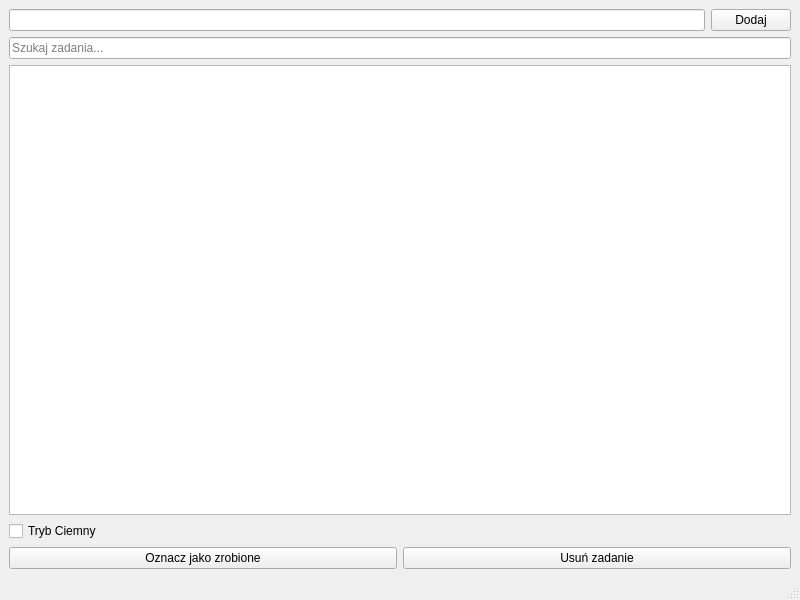
<?xml version="1.0" encoding="UTF-8"?>
<ui version="4.0">
 <class>MainWindow</class>
 <widget class="QMainWindow" name="MainWindow">
  <property name="geometry">
   <rect>
    <x>0</x>
    <y>0</y>
    <width>800</width>
    <height>600</height>
   </rect>
  </property>
  <property name="windowTitle">
   <string>MainWindow</string>
  </property>
  <widget class="QWidget" name="centralwidget">
   <layout class="QVBoxLayout" name="verticalLayout">
    <item>
     <layout class="QHBoxLayout" name="horizontalLayout">
      <item>
       <widget class="QLineEdit" name="inputTaskTitle"/>
      </item>
      <item>
       <widget class="QPushButton" name="btnAddTask">
        <property name="text">
         <string>Dodaj</string>
        </property>
       </widget>
      </item>
     </layout>
    </item>
    <item>
     <widget class="QLineEdit" name="inputSearch">
      <property name="placeholderText">
       <string>Szukaj zadania...</string>
      </property>
     </widget>
    </item>
    <item>
     <widget class="QListView" name="listView"/>
    </item>
    <item>
     <widget class="QCheckBox" name="cbDarkMode">
      <property name="text">
       <string>Tryb Ciemny</string>
      </property>
     </widget>
    </item>
    <item>
     <layout class="QHBoxLayout" name="horizontalLayout_2">
      <item>
       <widget class="QPushButton" name="btnCompleteTask">
        <property name="text">
         <string>Oznacz jako zrobione</string>
        </property>
       </widget>
      </item>
      <item>
       <widget class="QPushButton" name="btnDeleteTask">
        <property name="text">
         <string>Usuń zadanie</string>
        </property>
       </widget>
      </item>
     </layout>
    </item>
   </layout>
  </widget>
  <widget class="QMenuBar" name="menubar">
   <property name="geometry">
    <rect>
     <x>0</x>
     <y>0</y>
     <width>800</width>
     <height>22</height>
    </rect>
   </property>
  </widget>
  <widget class="QStatusBar" name="statusbar"/>
 </widget>
 <resources/>
 <connections/>
</ui>
